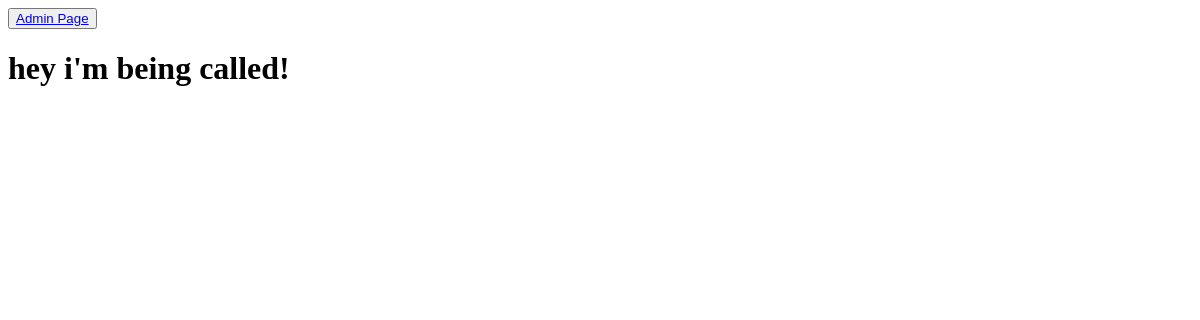
Before: / with the older database file.
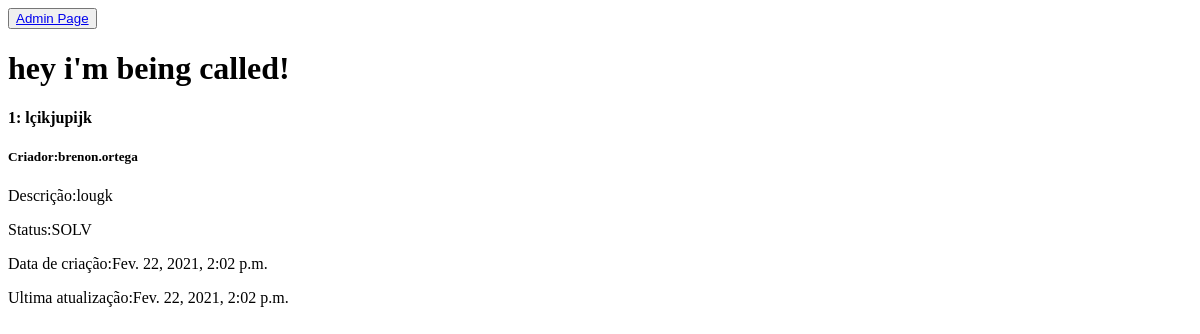
After: the same page with the newer database file.
### register_api/models/bug.py (models this page shows, shortened)
class Bug(models.Model):
    OPEN = 'OPEN'
    EVALUATING = 'EVAL'
    SOLVED = 'SOLV'
    STATUS_CHOICES = [
        (OPEN, 'Em Aberto'),
        (EVALUATING, 'Em Avaliação'),
        (SOLVED, 'Solucionado')
    ]
    id = models.AutoField(primary_key=int)
    bug_name = models.CharField("Nome do bug", max_length = 100)
    date = models.DateTimeField("data de criação",auto_now_add =True)
    last_update = models.DateTimeField("Ultima Atualização", auto_now = True)
    description = models.TextField("Descrição do Bug", blank=True)
    author = models.ForeignKey(
        to=settings.AUTH_USER_MODEL,
        related_name="bugs",
        on_delete=models.CASCADE
    )
    status = models.CharField(
        max_length = 20,
        blank=False,
        choices = STATUS_CHOICES,
        default = OPEN
    )
    class Meta:
        verbose_name_plural = "Bugs"
        ordering = ["id"]

### register_api/views.py (the view)
# urls.py: path('', views.BugListPage.as_view()),
class BugListPage(View):
    def get(self, request):
        bugs = Bug.objects.all()
        context = {"bugs": bugs}
        return render(request, "home.html", context)

### register_api/templates/home.html
<html>
    <body>
        <button>
            <a href='/admin'>
            Admin Page
            </a>
        </button>
        <h1>hey i'm being called!</h1>
        {% for i in bugs %}
            <h4>{{i.id}}: {{ i.bug_name}}</h4>
            <h5>Criador:{{i.author}} </h5>
            <p>Descrição:{{ i.description }}</p>
            <p>Status:{{ i.status }}</p>
            <p>Data de criação:{{ i.date}}</p>
            <p>Ultima atualização:{{ i.last_update}}</p>
        {% endfor %}
    </body>
</html>

Changed rows visible on the page:
added Bug: id "1", bug_name "lçikjupijk", author "brenon.ortega", description "lougk", status "SOLV", date "Fev. 22, 2021, 2:02 p.m.", last_update "Fev. 22, 2021, 2:02 p.m."
